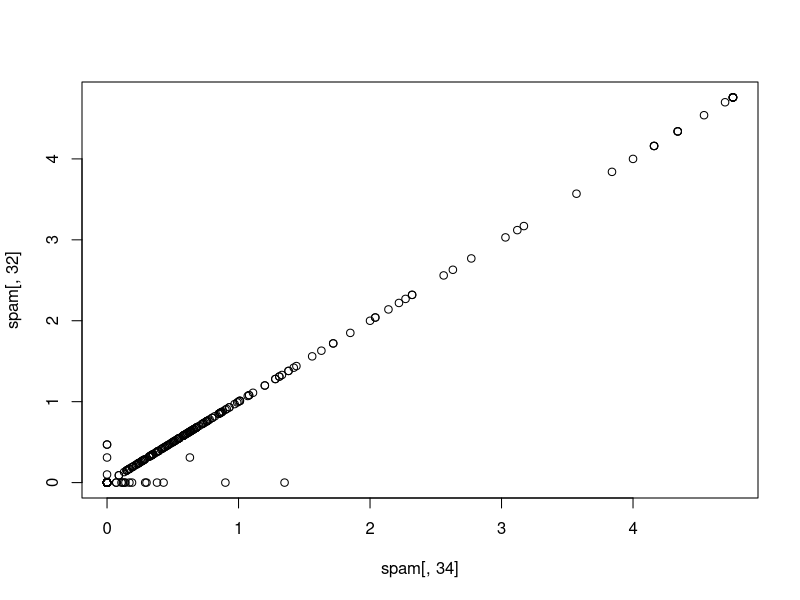
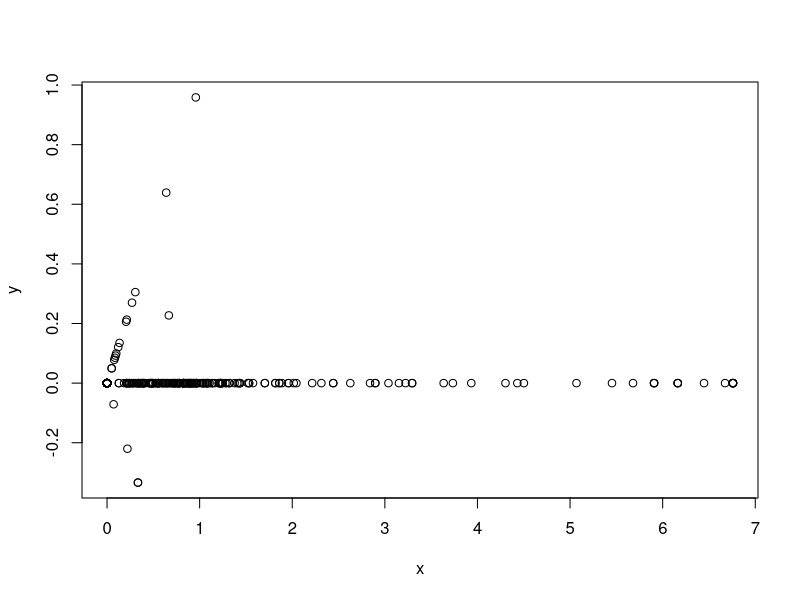
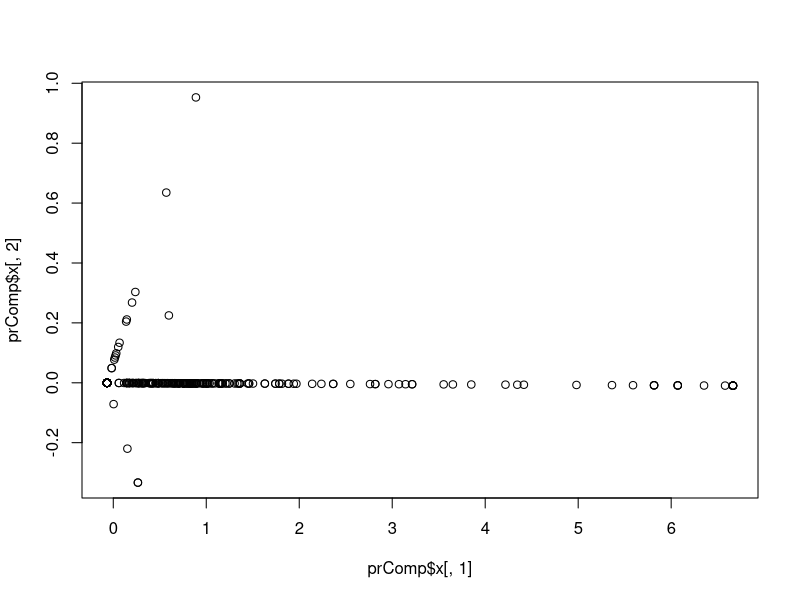
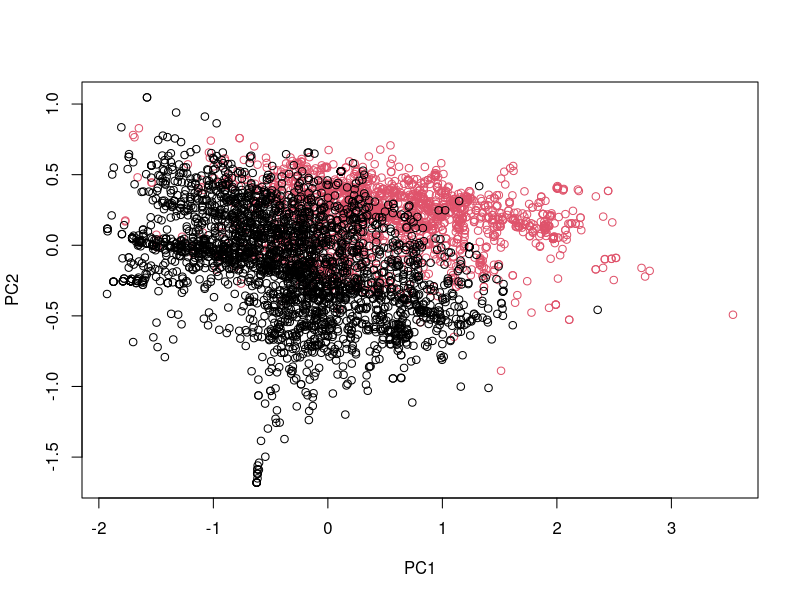
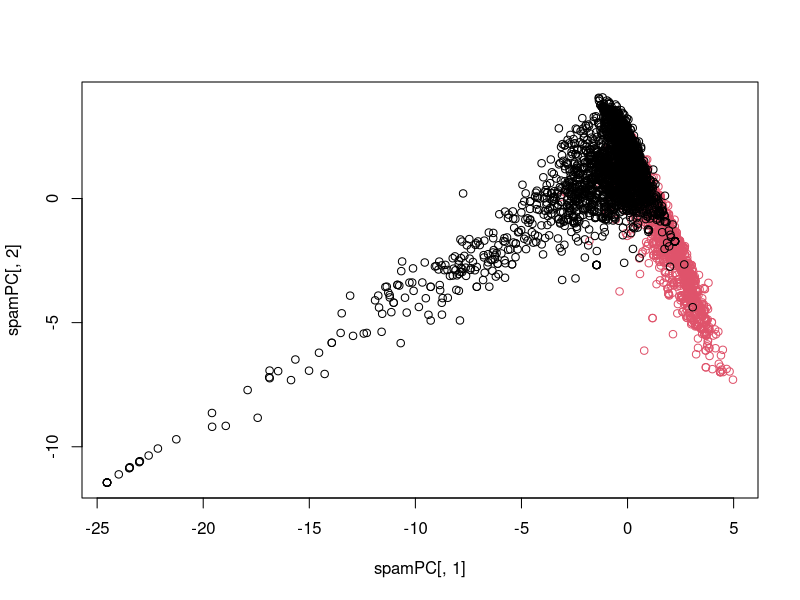

Source code (R) for these figures, in order:
library(caret)
library(kernlab)
data(spam)

inTrain<- createDataPartition(y=spam$type,
                              p=0.75, list=F)
training<- spam[inTrain,]
testing<- spam[-inTrain,]

M<- abs(cor(training[,-58]))
diag(M)<- 0
which(M>0.8,arr.ind = T)

names(spam)[c(34,32)]

plot(spam[,34],spam[,32])

#rotating the plot
x<- 0.71*spam$num415 + 0.71*spam$num857
y<- 0.71*spam$num415 - 0.71*spam$num857
plot(x,y)

#we can see that most of the variability occurs in the x-axis
#so, adding the 2 variables capture the most information so we'll use the sum as a predictor

smallSpam<- spam[,c(34,32)]
prComp<- prcomp(smallSpam)
plot(prComp$x[,1],prComp$x[,2])

#rotation matrix
prComp$rotation

###other example
typeColor<- ((spam$type=="spam")*1 + 1)
prComp<- prcomp(log10(spam[,-58]+1))
plot(prComp$x[,1],prComp$x[,2], col=typeColor,xlab="PC1",ylab="PC2")

#PCA with caret package
preProc<- preProcess(log10(spam[,-58]+1), method = "pca",pcaComp = 2)
spamPC<- predict(preProc,log10(spam[,-58]+1))
plot(spamPC[,1],spamPC[,2],col=typeColor)

##########
testePreProc<- preProcess(log10(training[,-58]+1), method = "pca",pcaComp = 2)
trainPC<- predict(testePreProc,log10(training[,-58]+1))
modelFit<- train(x=trainPC, y=training$type,method = "glm")

testPC<- predict(preProc,log10(testing[,-58]+1))
confusionMatrix(testing$type,predict(modelFit,testPC))
